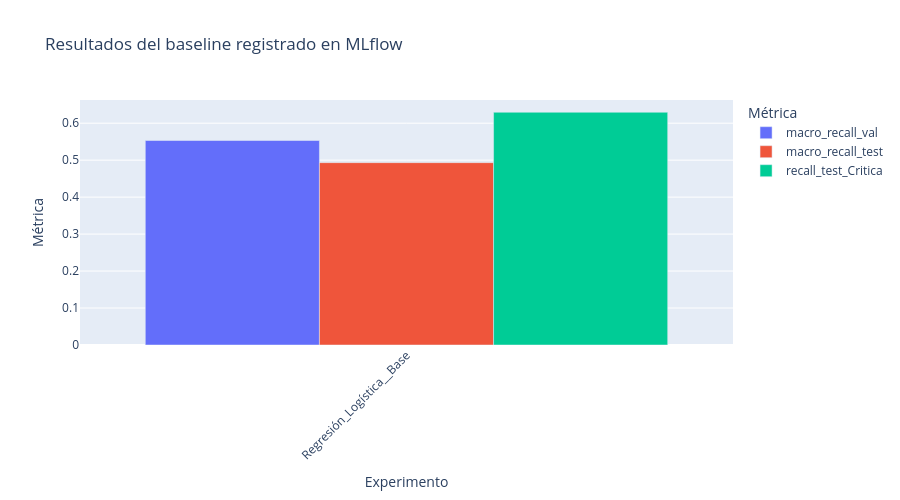

This figure's notebook cell:
### Code cell
fig = px.bar(
    tabla_baseline,
    x="study_name",
    y=[
        "macro_recall_val",
        "macro_recall_test",
        "recall_test_Critica",
    ],
    barmode="group",
    title="Resultados del baseline registrado en MLflow",
    labels={
        "study_name": "Experimento",
        "value": "Métrica",
        "variable": "Métrica",
    },
)

fig.update_layout(
    xaxis_tickangle=-45,
    height=500,
)

fig.show()

### Figure 1 — Plotly figure (JSON) as saved in the notebook; plotly's stock layout.template omitted (floating-point values rounded to 4 significant figures)
{"data": [{"alignmentgroup": "True", "hovertemplate": "Métrica=%{y}<br>Experimento=%{x}<extra></extra>", "legendgroup": "macro_recall_val", "marker": {"color": "#636efa", "pattern": {"shape": ""}}, "name": "macro_recall_val", "offsetgroup": "macro_recall_val", "orientation": "v", "showlegend": true, "textposition": "auto", "type": "bar", "x": ["Regresión_Logística__Base"], "xaxis": "x", "y": [0.5532], "yaxis": "y"}, {"alignmentgroup": "True", "hovertemplate": "Métrica=%{y}<br>Experimento=%{x}<extra></extra>", "legendgroup": "macro_recall_test", "marker": {"color": "#EF553B", "pattern": {"shape": ""}}, "name": "macro_recall_test", "offsetgroup": "macro_recall_test", "orientation": "v", "showlegend": true, "textposition": "auto", "type": "bar", "x": ["Regresión_Logística__Base"], "xaxis": "x", "y": [0.4933], "yaxis": "y"}, {"alignmentgroup": "True", "hovertemplate": "Métrica=%{y}<br>Experimento=%{x}<extra></extra>", "legendgroup": "recall_test_Critica", "marker": {"color": "#00cc96", "pattern": {"shape": ""}}, "name": "recall_test_Critica", "offsetgroup": "recall_test_Critica", "orientation": "v", "showlegend": true, "textposition": "auto", "type": "bar", "x": ["Regresión_Logística__Base"], "xaxis": "x", "y": [0.6296], "yaxis": "y"}], "layout": {"barmode": "group", "height": 500, "legend": {"title": {"text": "Métrica"}, "tracegroupgap": 0}, "title": {"text": "Resultados del baseline registrado en MLflow"}, "xaxis": {"anchor": "y", "domain": [0, 1], "tickangle": -45, "title": {"text": "Experimento"}}, "yaxis": {"anchor": "x", "domain": [0, 1], "title": {"text": "Métrica"}}}}
